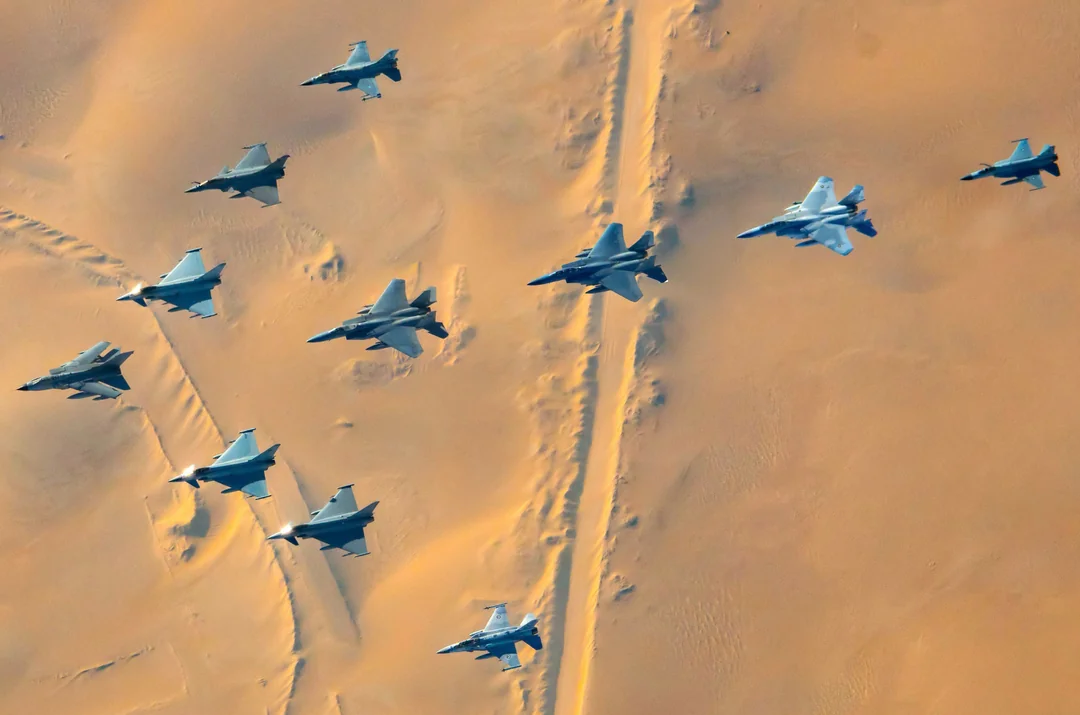
#> input picture assets/rsaf2.png, 1080 x 715 px
$ python t8_1.py
#> lines starting #> are read from the running program, lines starting #| are printed output that depends on the picture
'''
template matching, used to find and locate a template in an image, for finding objectsin an image
using dictionary to store the different methods of template matching and using a loop to apply each method
iterates through the dictionary and applies each method as well as display the results on a subplot
finds the min and max values and their locations in the result matrix

'''

import matplotlib.pyplot as plt
import numpy as np
import cv2

'''image options
sources:
rsaf1.png
rsaf2.png

templates:
rsaf1_jet1.png
rsaf2_jet1.png
'''

# loads image and template as grayscale
img = cv2.resize(cv2.imread('assets/rsaf2.png', 0),(0,0),fx=0.4,fy=0.4)
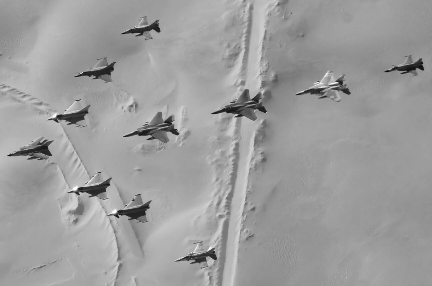
#> img: shape (286, 432); min 9, max 255, mean 157.2
template = cv2.resize(cv2.imread('assets/rsaf1_jet1.png', 0),(0,0),fx=0.4,fy=0.4)
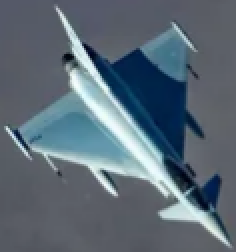
#> input picture assets/rsaf1_jet1.png, 118 x 126 px (shown 2 times larger)
#> template: shape (50, 47); min 6, max 246, mean 102.7

if img is None or template is None:
    print("Error: Could not load images.")
    exit()

h,w = template.shape
#> h = 50; w = 47

methods = {
    'TM_CCOEFF': cv2.TM_CCOEFF,
    'TM_CCOEFF_NORMED': cv2.TM_CCOEFF_NORMED,
    'TM_CCORR': cv2.TM_CCORR,
    'TM_CCORR_NORMED': cv2.TM_CCORR_NORMED,
    'TM_SQDIFF': cv2.TM_SQDIFF,
    'TM_SQDIFF_NORMED': cv2.TM_SQDIFF_NORMED
}

# Determine grid size for subplots
n_methods = len(methods)
cols = 3
rows = (n_methods + cols - 1) // cols

plt.figure(figsize=(15, 10))

# enumerate(), adds a counter to an iterable and returns it as an enumerate object,
# can be used in a loop to get the index and the value of the iterable at the same time

for i, (name, method) in enumerate(methods.items(), 1):
    # Apply template matching
    result = cv2.matchTemplate(img, template, method)

    # Normalize result to 0-255 for display (as heatmap)
    norm_result = cv2.normalize(result, None, 0, 255, cv2.NORM_MINMAX)
    norm_result = np.uint8(norm_result)

    # Apply colormap (OpenCV's JET)
    heatmap = cv2.applyColorMap(norm_result, cv2.COLORMAP_JET)
    heatmap = cv2.cvtColor(heatmap, cv2.COLOR_BGR2RGB)  # Convert for matplotlib

    # Find best match location
    min_val, max_val, min_loc, max_loc = cv2.minMaxLoc(result)

    # Choose location based on method type
    if name in ['TM_SQDIFF', 'TM_SQDIFF_NORMED', 'TM_CCORR']:
        top_left = min_loc
        best_val = min_val
        color = 'blue'   # lower is better
    else:
        top_left = max_loc
        best_val = max_val
        color = 'red'    # higher is better

    # Draw a marker on the heatmap at the best location
    # The heatmap size is smaller, so we use top_left directly (it's in result coordinates)
    cv2.drawMarker(heatmap, top_left, (255,255,255), markerType=cv2.MARKER_CROSS,
                   markerSize=10, thickness=2)

    # Add subplot
    plt.subplot(rows, cols, i)
    plt.imshow(heatmap)
    plt.title(f'{name}\nBest value: {best_val:.3f}', color=color)
    plt.axis('off')
#> this loop made 6 passes
#> (min_val, max_val, min_loc, top_left, best_val) on passes 1, 2, 4: (-1849065.2, 1170809.2, (145, 98), (34, 103), 1170809.2), (-0.419, 0.312, (145, 98), (162, 56), 0.312), (0.833, 0.921, (230, 75), (52, 135), 0.921)
#> (min_val, max_val, max_loc, top_left, best_val) on passes 3, 5, 6: (30897652, 43693024, (154, 203), (232, 76), 30897652), (7652400, 19571944, (67, 197), (266, 54), 7652400), (0.214, 0.437, (144, 97), (274, 32), 0.214)
#> pass 1, `heatmap = cv2.applyColorMap(norm_result, cv2.COLORMAP_JET)`:
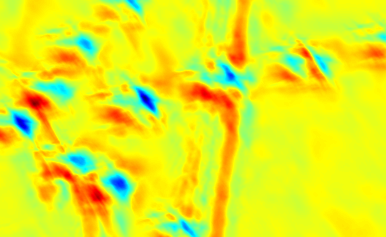
#> heatmap: shape (237, 386, 3); mean B, G, R 30.3, 235.9, 225.2
#> after the loop:
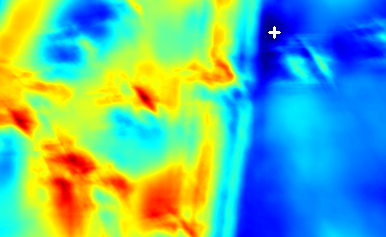
#> heatmap: shape (237, 386, 3); mean R, G, B 100.5, 180.6, 153.8
#> after the loop:
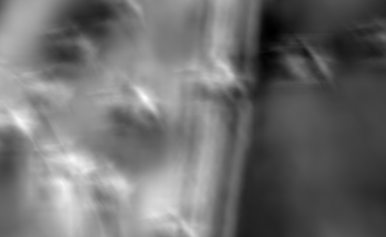
#> norm_result: shape (237, 386); min 0, max 254, mean 109.9
#> after the loop:
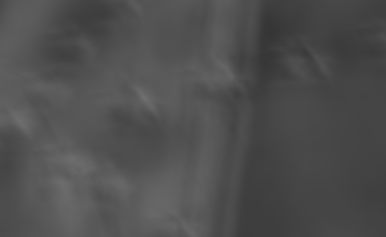
#> result: shape (237, 386) float32; min 0.214, max 0.437, mean 0.31

plt.tight_layout()
plt.show()
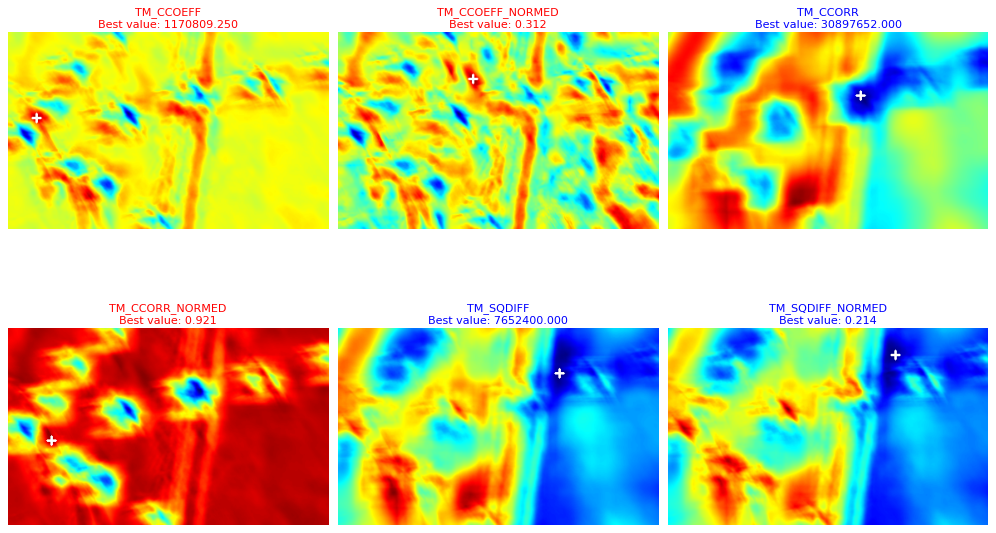
#> figure drawn by matplotlib, 6 panels
